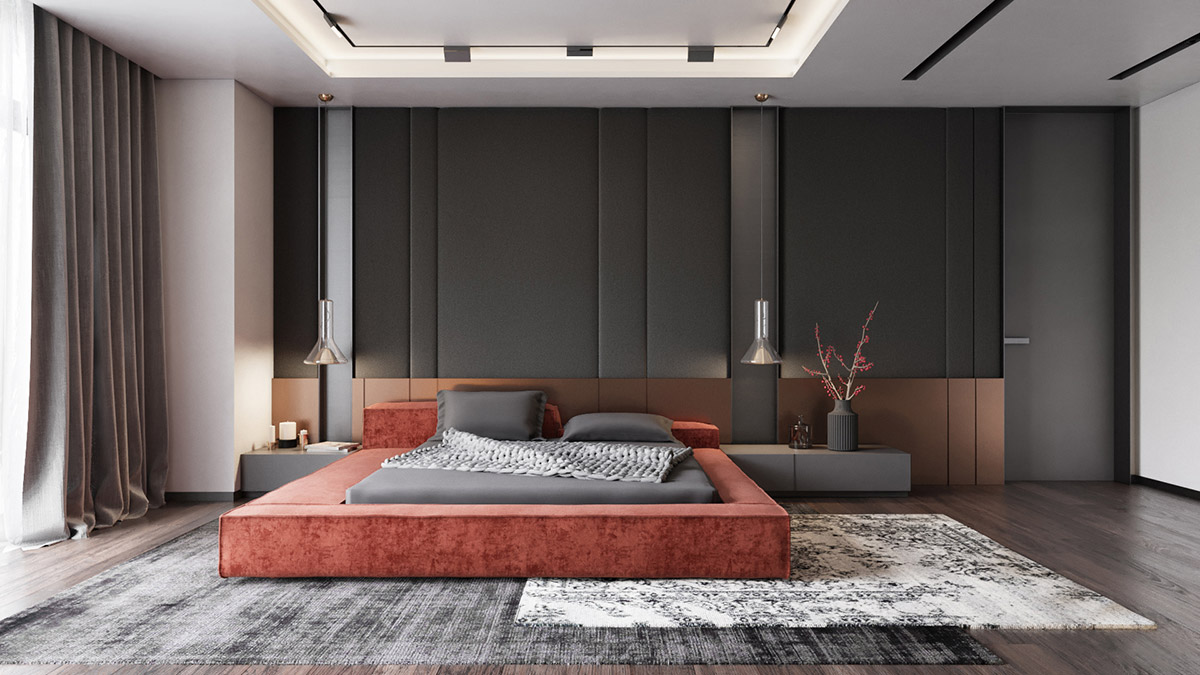
#> input picture Image Processing/data/bedroom.jpg, 1200 x 675 px, given in place of the camera
$ python image_processing.py
#> lines starting #> are read from the running program, lines starting #| are printed output that depends on the picture; after the words box and inside, x2 and y2 are one past the last pixel; in counts of white or black regions, pixels touching at a corner belong together
import cv2
import glob
import numpy as np

vid = cv2.VideoCapture(0)

while(True):
    ret, frame = vid.read()
#> frame is the input picture: shape (675, 1200, 3); mean B, G, R 102.1, 104.4, 114.8

    gray = cv2.cvtColor(frame, cv2.COLOR_BGR2GRAY)
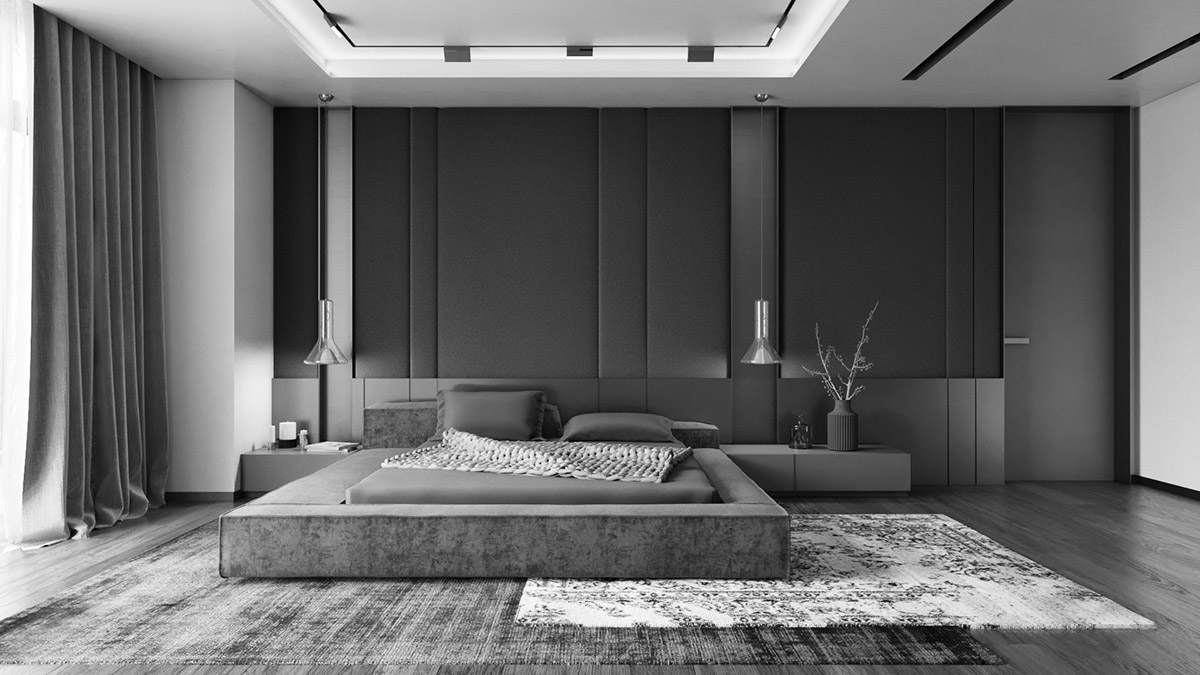
#> gray: shape (675, 1200); min 0, max 255, mean 107.3
    gray_filtered = cv2.bilateralFilter(gray, 10, 40, 40)
    edges_filtered = cv2.Canny(gray_filtered, 30, 60)
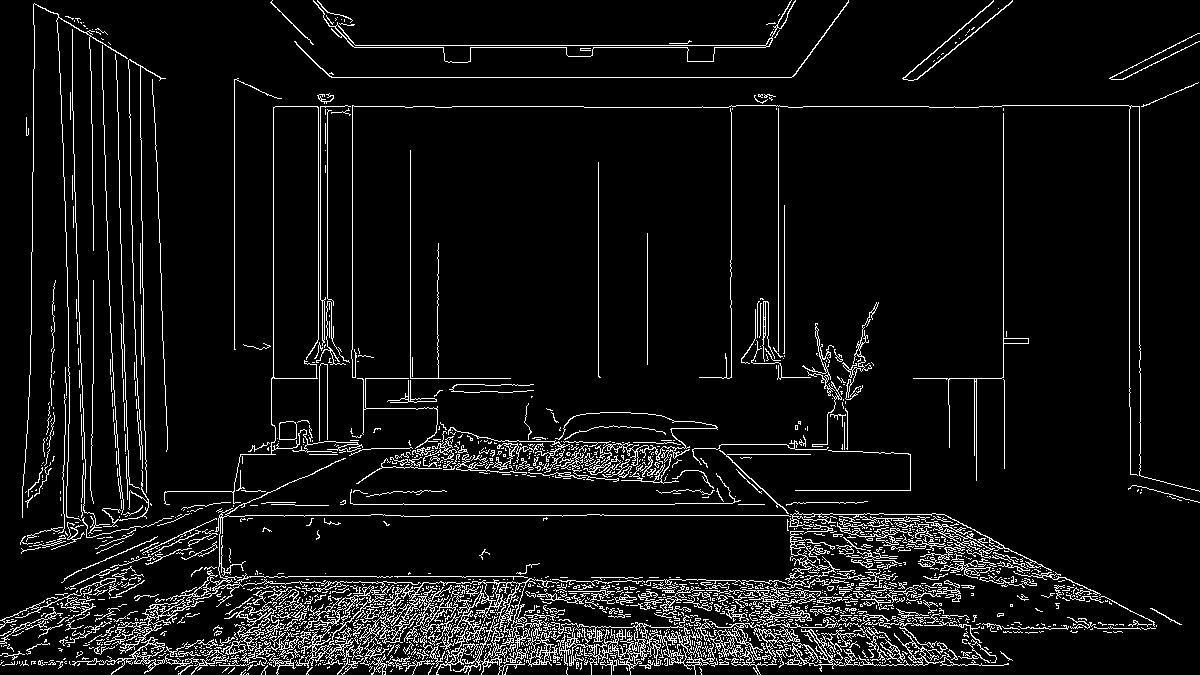
#> edges_filtered: shape (675, 1200); 7.1% white in thin lines or dots

    rows_rgb, cols_rgb, channels = frame.shape
#> rows_rgb = 675; cols_rgb = 1200; channels = 3
    rows_gray, cols_gray = edges_filtered.shape
#> rows_gray = 675; cols_gray = 1200

    rows_comb = max(rows_rgb, rows_gray)
#> rows_comb = 675
    cols_comb = cols_rgb + cols_gray
#> cols_comb = 2400
    comb = np.zeros(shape=(rows_comb, cols_comb, channels), dtype=np.uint8)

    comb[:rows_rgb, :cols_rgb] = frame
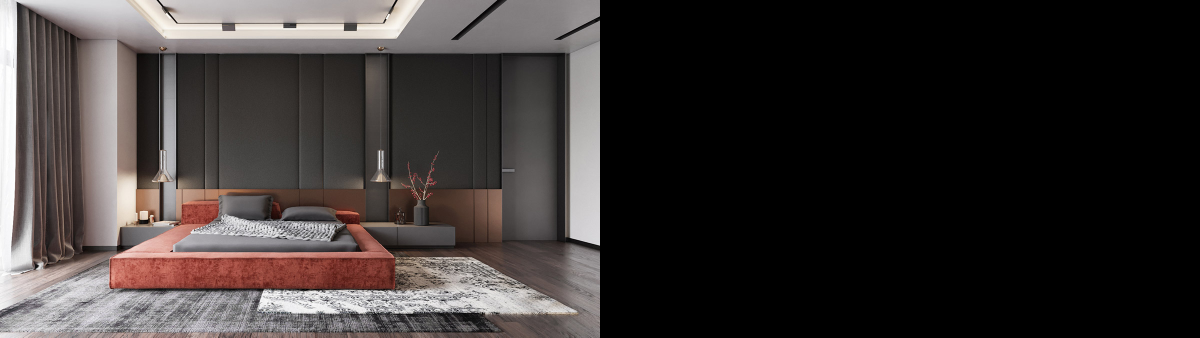
#> comb: shape (675, 2400, 3) (shown at 1/2 size); mean B, G, R 51, 52.2, 57.4
    comb[:rows_gray, cols_rgb:] = edges_filtered[:, :, None]
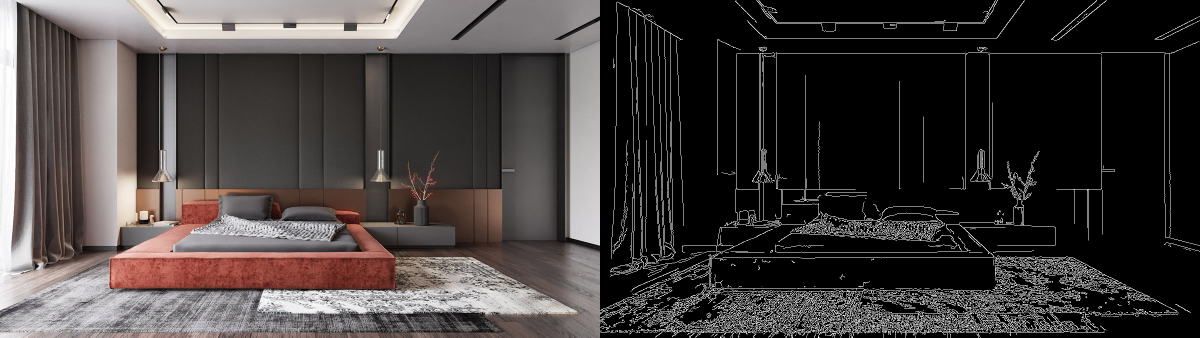
#> comb: shape (675, 2400, 3) (shown at 1/2 size); 3.57% of pixels changed, all inside (x1, y1, x2, y2) = (1200, 0, 2400, 675)
    cv2.imshow('frame', comb)

    if cv2.waitKey(1) & 0xFF == ord('q'):
#> (key q is pressed here)
        break

vid.release()
cv2.destroyAllWindows()

$ run again, on Image Processing/data/rocks.jpg
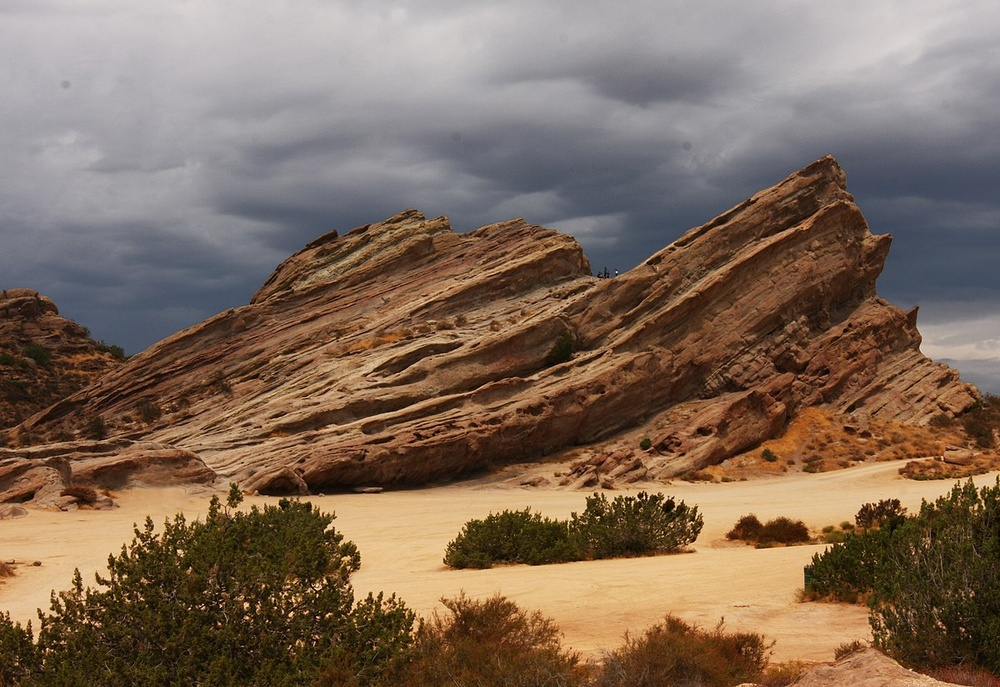
#> input picture Image Processing/data/rocks.jpg, 1000 x 687 px, shrunk from 1200 x 824 before the run, given in place of the camera
#> frame is the input picture: shape (687, 1000, 3); mean B, G, R 90.4, 106.8, 127.4
#> `edges_filtered = cv2.Canny(gray_filtered, 30, 60)`:
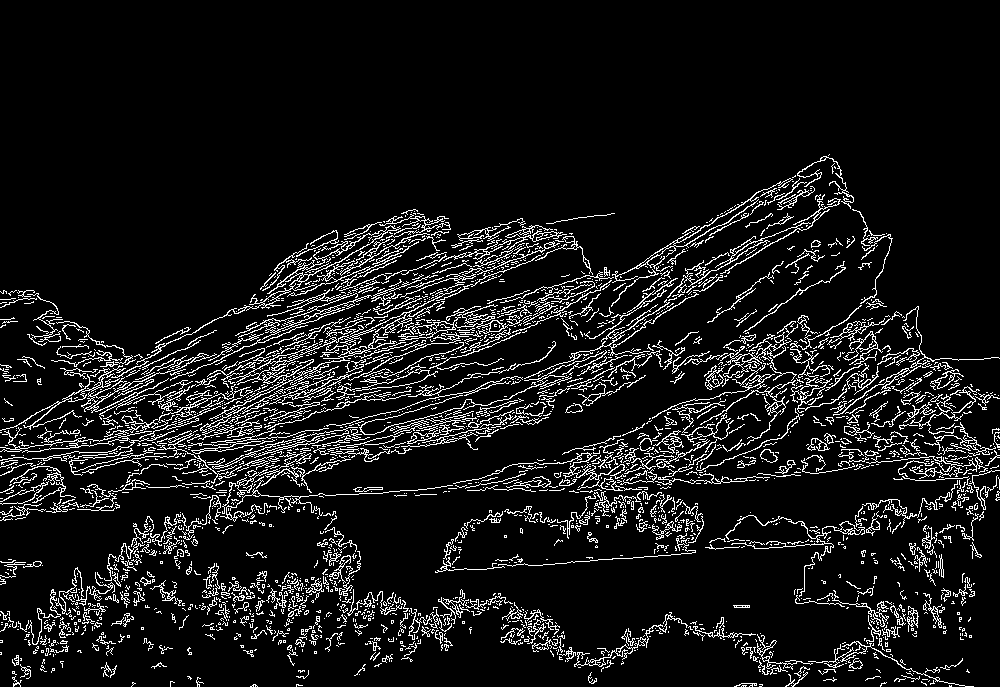
#> edges_filtered: shape (687, 1000); 9.1% white in thin lines or dots, all inside (x1, y1, x2, y2) = (0, 154, 1000, 687)
#> `comb[:rows_gray, cols_rgb:] = edges_filtered[:, :, None]`:
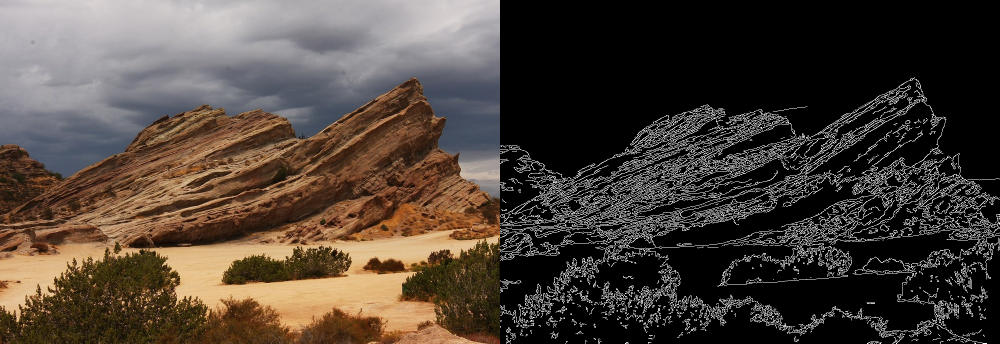
#> comb: shape (687, 2000, 3) (shown at 1/2 size); mean B, G, R 56.7, 64.9, 75.3
